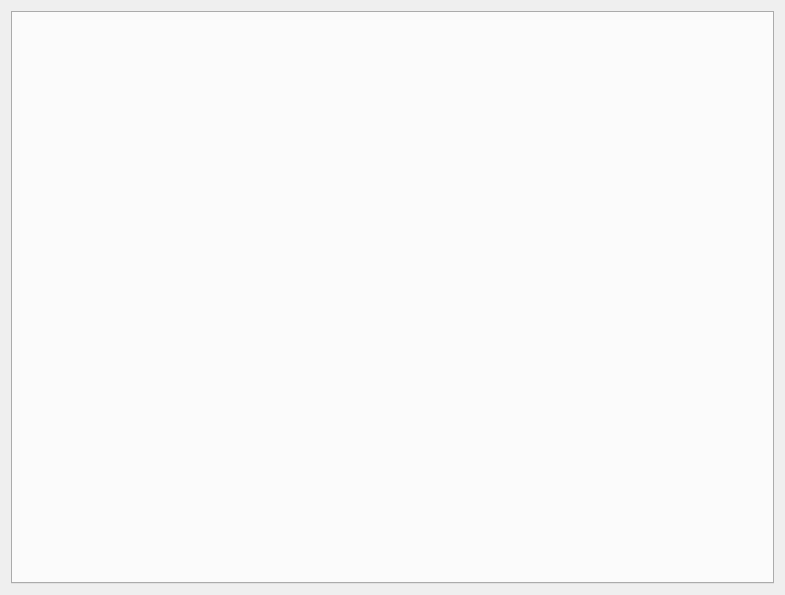
<?xml version="1.0" encoding="UTF-8"?>
<ui version="4.0">
 <class>Widget</class>
 <widget class="QWidget" name="Widget">
  <property name="geometry">
   <rect>
    <x>0</x>
    <y>0</y>
    <width>785</width>
    <height>595</height>
   </rect>
  </property>
  <property name="windowTitle">
   <string>Media Management</string>
  </property>
  <layout class="QVBoxLayout" name="verticalLayout">
   <item>
    <widget class="QTabWidget" name="tabWidget"/>
   </item>
  </layout>
 </widget>
 <layoutdefault spacing="6" margin="11"/>
 <resources/>
 <connections/>
</ui>
